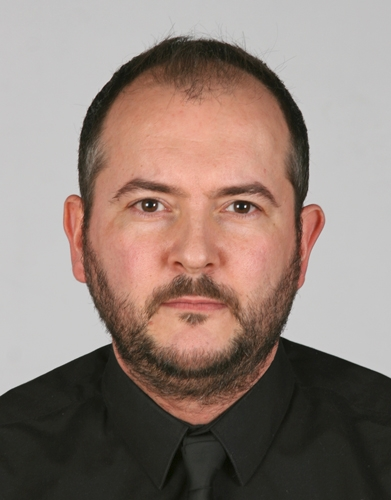
#> input picture images/002.jpg, 391 x 500 px; its folder holds only this picture in this run
$ python background.py
#> lines starting #> are read from the running program, lines starting #| are printed output that depends on the picture; after the words box and inside, x2 and y2 are one past the last pixel; in counts of white or black regions, pixels touching at a corner belong together
# idea from http://scikit-image.org/docs/dev/auto_examples/segmentation/plot_segmentations.html
#from __future__ import print_function

import matplotlib.pyplot as plt
import numpy as np
import os
import glob
from skimage import io

from skimage.color import rgb2gray
from skimage.segmentation import felzenszwalb
from skimage.segmentation import mark_boundaries
#from skimage.transform import resize

dir = os.path.dirname(__file__)

faces_folder_path = os.path.join(dir,'images')

#win = dlib.image_window()

for f in glob.glob(os.path.join(faces_folder_path, "*.jpg")):
    print("\nProcessing file: {}".format(f))
    img = io.imread(f)
#> img is the input picture: shape (500, 391, 3); mean R, G, B 143.9, 126.8, 118.6
    img = rgb2gray(img)
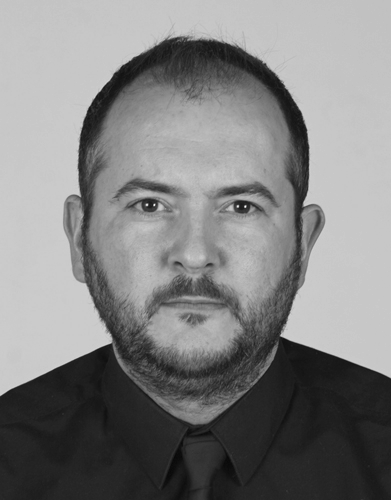
#> img: shape (500, 391) float64; min 0.0342, max 0.997, mean 0.509
#    img = resize(img, (750,600))

    imageHeight = (img.shape[0])
#> imageHeight = 500
    imageWidth = (img.shape[1])
#> imageWidth = 391

    img1 = img[3:int(imageHeight*0.4), 3:int(imageWidth*0.06)]
    img2 = img[3:int(imageHeight*0.2), 3:int(imageWidth*0.15)]
    img3 = img[3:int(imageHeight*0.4), imageWidth-int(imageWidth*0.06):int(imageWidth-3)]
    img4 = img[3:int(imageHeight*0.2), imageWidth-int(imageWidth*0.15):imageWidth-3]

    segments_fz = felzenszwalb(img, scale=300, sigma=2.2, min_size=80)
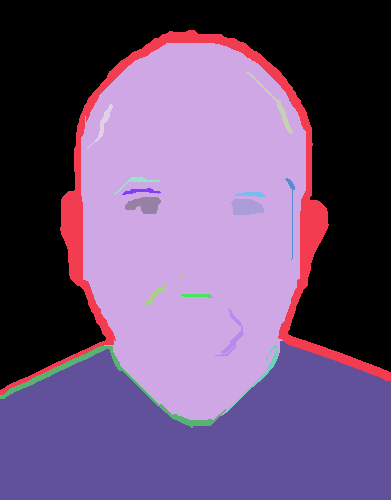
#> segments_fz: shape (500, 391) int64; 17 distinct labels, from 0 to 16; one colour per label, 0 black
    segments_fz1 = felzenszwalb(img1, scale=300, sigma=2.2, min_size=80)
#> segments_fz1: shape (197, 20) int64; every value is 0
    segments_fz2 = felzenszwalb(img2, scale=300, sigma=2.2, min_size=80)
#> segments_fz2: shape (97, 55) int64; every value is 0
    segments_fz3 = felzenszwalb(img3, scale=300, sigma=2.2, min_size=80)
    segments_fz4 = felzenszwalb(img4, scale=300, sigma=2.2, min_size=80)

    segmentsCount1 = (len(np.unique(segments_fz1)))
#> segmentsCount1 = 1
    segmentsCount2 = (len(np.unique(segments_fz2)))
#> segmentsCount2 = 1
    segmentsCount3 = (len(np.unique(segments_fz3)))
#> segmentsCount3 = 1
    segmentsCount4 = (len(np.unique(segments_fz4)))
#> segmentsCount4 = 1
    sumSegmentsCount = segmentsCount1 + segmentsCount2 + segmentsCount3 + segmentsCount4
#> sumSegmentsCount = 4

    print("Felzenszwalb number of corner segments: {}".format(sumSegmentsCount))
#| Felzenszwalb number of corner segments: 4

    fig, ax = plt.subplots(2, 2, figsize=(10, 10), sharex=True, sharey=True,
                           subplot_kw={'adjustable': 'box-forced'})

    ax[0, 0].imshow(mark_boundaries(img1, segments_fz1, (100,20,100)))
    ax[0, 0].imshow(mark_boundaries(img2, segments_fz2, (100,20,100)))
    ax[0, 0].set_title("Felzenszwalbs's method, vasak ylemine nurk")

    ax[0, 1].imshow(mark_boundaries(img3, segments_fz3, (100,100,10)))
    ax[0, 1].imshow(mark_boundaries(img4, segments_fz4, (100,100,10)))
    ax[0, 1].set_title("Felzenszwalbs's method, parem ylemine nurk")

    ax[1, 0].imshow(mark_boundaries(img, segments_fz, (100,20,50)))

    plt.tight_layout()
    plt.show()
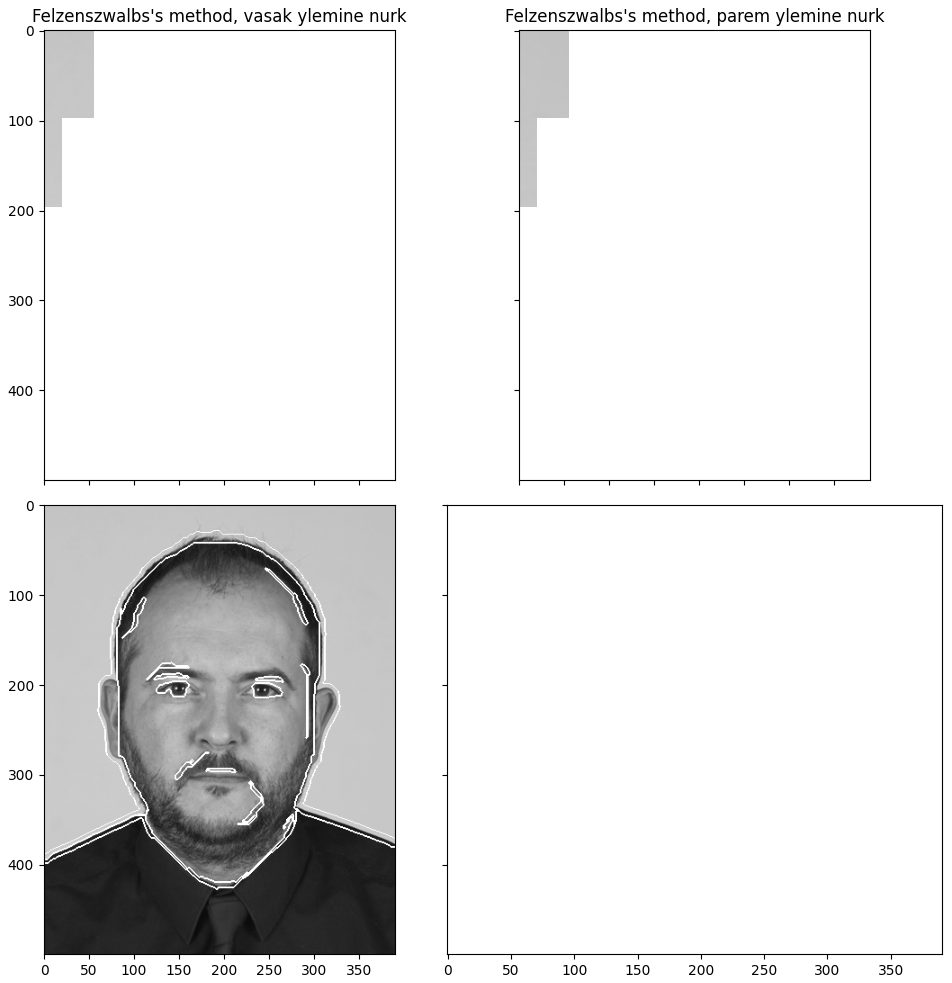
#> figure drawn by matplotlib, 3 panels

"""
====================================================
Comparison of segmentation and superpixel algorithms
====================================================

This example compares four popular low-level image segmentation methods.  As
it is difficult to obtain good segmentations, and the definition of "good"
often depends on the application, these methods are usually used for obtaining
an oversegmentation, also known as superpixels. These superpixels then serve as
a basis for more sophisticated algorithms such as conditional random fields
(CRF).


Felzenszwalb's efficient graph based segmentation
-------------------------------------------------
This fast 2D image segmentation algorithm, proposed in [1]_ is popular in the
computer vision community.
The algorithm has a single ``scale`` parameter that influences the segment
size. The actual size and number of segments can vary greatly, depending on
local contrast.

.. [1] Efficient graph-based image segmentation, Felzenszwalb, P.F. and
       Huttenlocher, D.P.  International Journal of Computer Vision, 2004
"""

$ run again, on images/3759007_orig.jpg
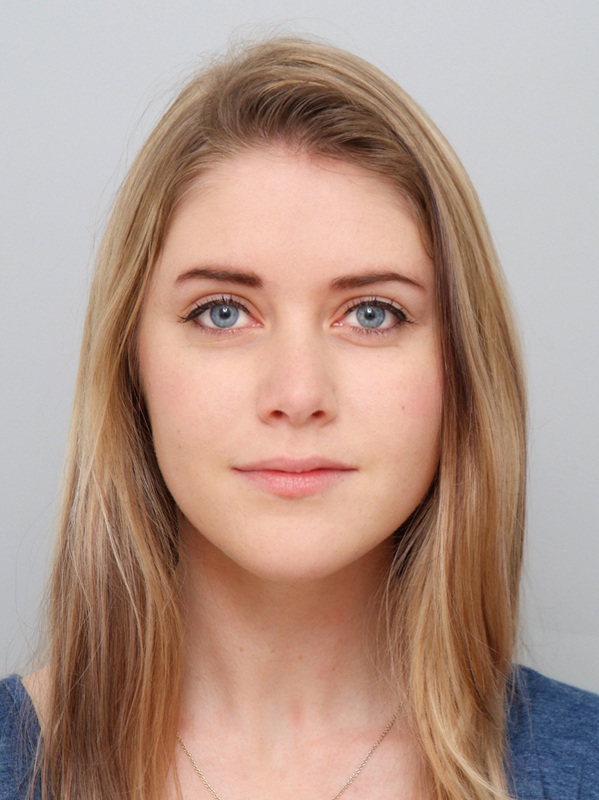
#> input picture images/3759007_orig.jpg, 599 x 800 px
#> img is the input picture: shape (800, 599, 3); mean R, G, B 179.4, 151.6, 139
#> img: shape (800, 599) float64
#> `segments_fz = felzenszwalb(img, scale=300, sigma=2.2, min_size=80)`:
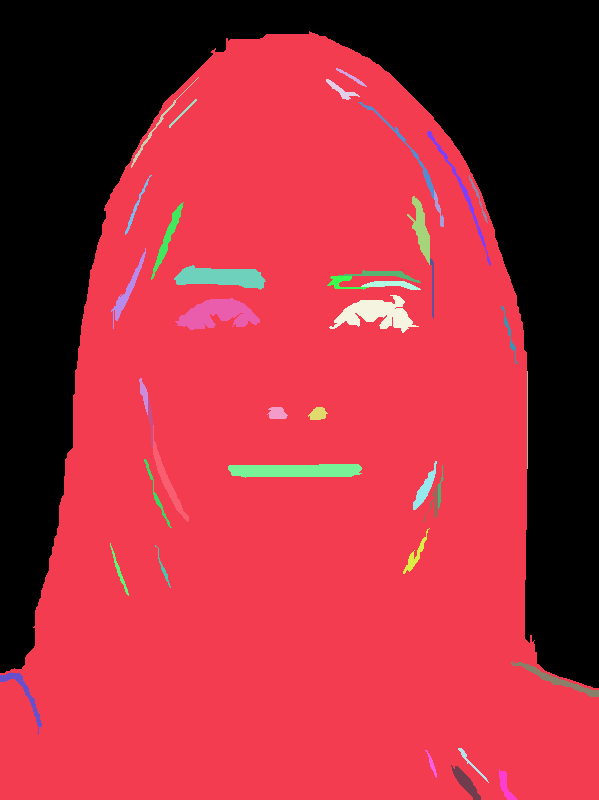
#> segments_fz: shape (800, 599) int64; 42 distinct labels, from 0 to 41; one colour per label, 0 black
#> segments_fz1: shape (317, 32) int64; every value is 0
#> segments_fz2: shape (157, 86) int64; every value is 0
#> segmentsCount1 = 1
#> sumSegmentsCount = 4
#| Felzenszwalb number of corner segments: 4
#> `plt.show()`:
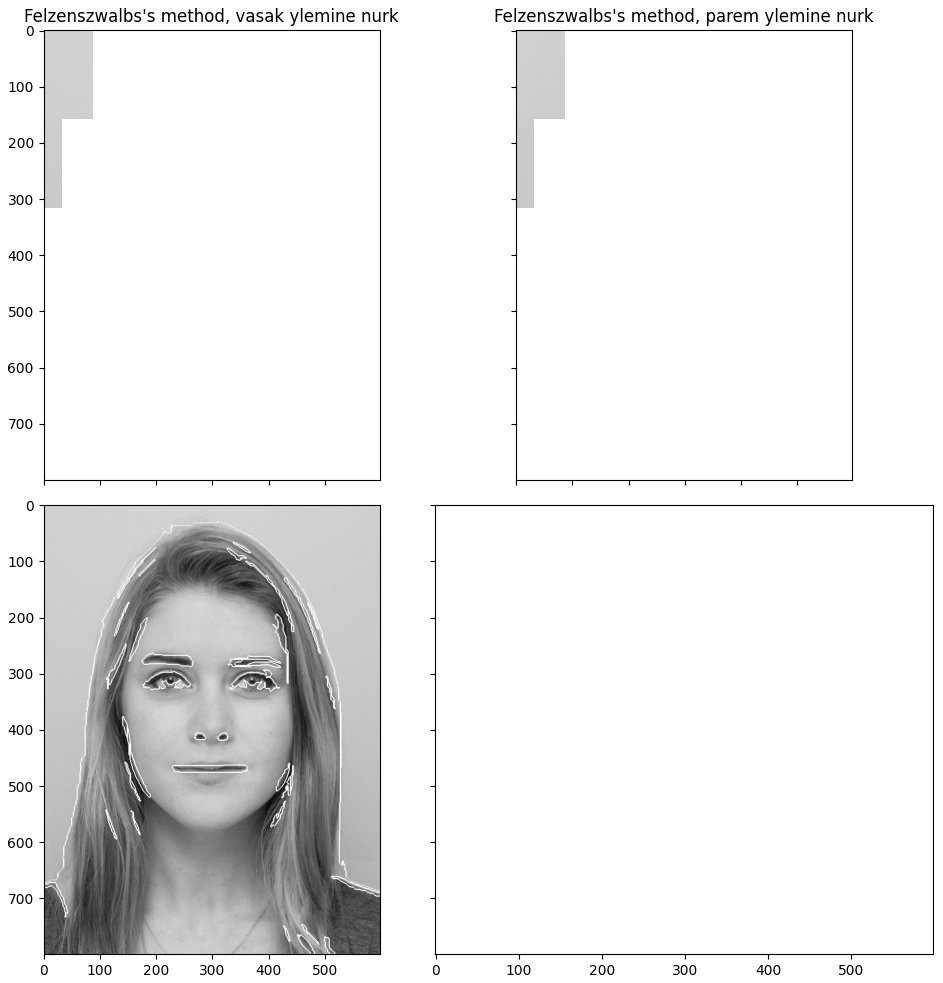
#> figure drawn by matplotlib, 3 panels

$ run again, on images/0923142906-Marin_Marinov_-_Passport_Size.jpg
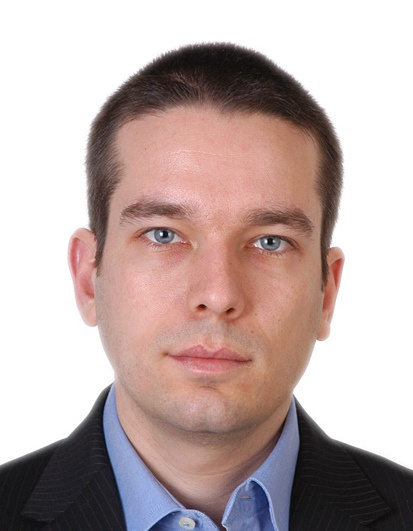
#> input picture images/0923142906-Marin_Marinov_-_Passport_Size.jpg, 413 x 531 px
#> img is the input picture: shape (531, 413, 3); mean R, G, B 190.3, 172.5, 170.2
#> img: shape (531, 413) float64
#> img1: shape (209, 21) float64; every value is 1
#> img2: shape (103, 58) float64; every value is 1
#> `segments_fz = felzenszwalb(img, scale=300, sigma=2.2, min_size=80)`:
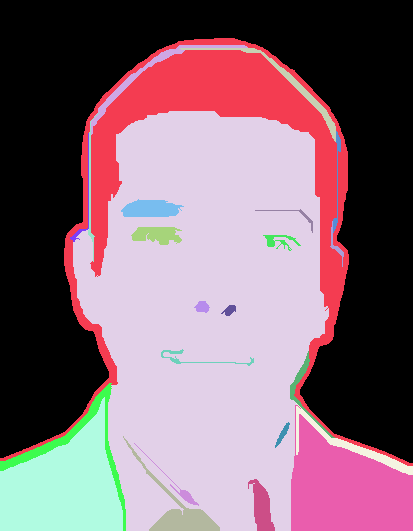
#> segments_fz: shape (531, 413) int64; 25 distinct labels, from 0 to 24; one colour per label, 0 black
#> segments_fz1: shape (209, 21) int64; every value is 0
#> segments_fz2: shape (103, 58) int64; every value is 0
#> segmentsCount1 = 1
#> sumSegmentsCount = 4
#| Felzenszwalb number of corner segments: 4
#> `plt.show()`:
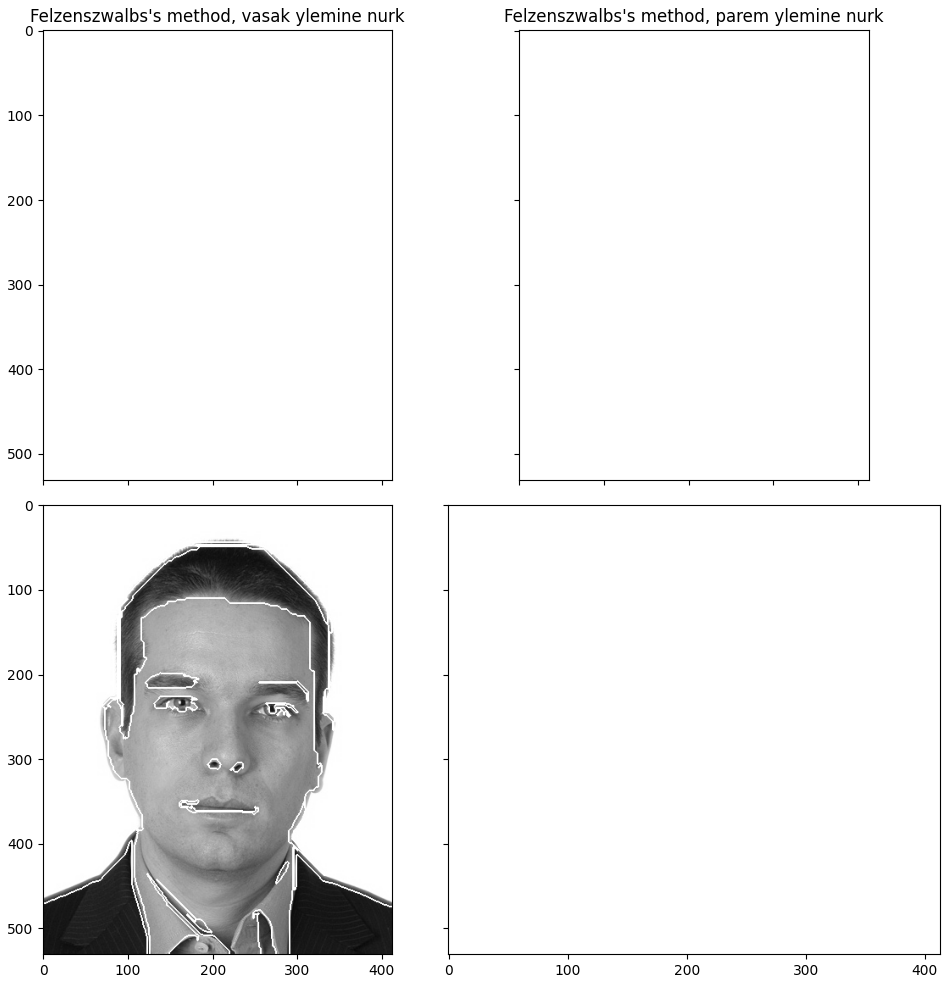
#> figure drawn by matplotlib, 3 panels
